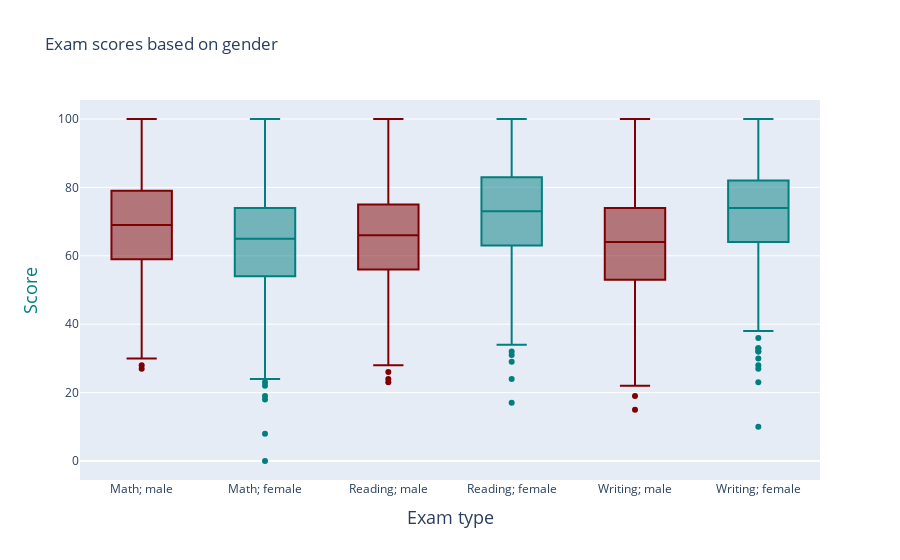

Notebook code cell kept with this figure:
### Code cell
# Create a variable to hold the values to be ploted
to_plot = []
# This contains main dataset indexing and plot dataset creation in a single line
to_plot.append(Box( y=male['math score'], name="Math; male", showlegend=False, marker_color = '#7f0000' ) )
to_plot.append(Box( y=female['math score'], name="Math; female", showlegend=False, marker_color = '#007f7f' ) )
to_plot.append(Box( y=male['reading score'], name="Reading; male", showlegend=False, marker_color = '#7f0000' ) )
to_plot.append(Box( y=female['reading score'], name="Reading; female", showlegend=False, marker_color = '#007f7f' ) )
to_plot.append(Box( y=male['writing score'], name="Writing; male", showlegend=False, marker_color = '#7f0000' ) )
to_plot.append(Box( y=female['writing score'], name="Writing; female", showlegend=False, marker_color = '#007f7f' ) )

# Layout, descriptions of the plot's style

layout = Layout(
    title="Exam scores based on gender",
    xaxis=dict(
        title="Exam type",
        titlefont=dict(
            size=18,
            #color='#7f0000'
        )
    ),
    yaxis=dict(
        title="Score",
        titlefont=dict(
            size=18,
            color='#007f7f'
        )
    ),
)

plotly.offline.iplot({
    "data": to_plot,
    "layout": layout
})

### Figure 1 — Plotly figure (JSON) as saved in the notebook; plotly's stock layout.template omitted (floating-point values rounded to 4 significant figures; data arrays with more than 128 entries replaced by an {"elided": "..."} marker saying what was removed)
{"data": [{"marker": {"color": "#7f0000"}, "name": "Math; male", "showlegend": false, "type": "box", "y": {"elided": "482 int values"}}, {"marker": {"color": "#007f7f"}, "name": "Math; female", "showlegend": false, "type": "box", "y": {"elided": "518 int values"}}, {"marker": {"color": "#7f0000"}, "name": "Reading; male", "showlegend": false, "type": "box", "y": {"elided": "482 int values"}}, {"marker": {"color": "#007f7f"}, "name": "Reading; female", "showlegend": false, "type": "box", "y": {"elided": "518 int values"}}, {"marker": {"color": "#7f0000"}, "name": "Writing; male", "showlegend": false, "type": "box", "y": {"elided": "482 int values"}}, {"marker": {"color": "#007f7f"}, "name": "Writing; female", "showlegend": false, "type": "box", "y": {"elided": "518 int values"}}], "layout": {"title": {"text": "Exam scores based on gender"}, "xaxis": {"title": {"font": {"size": 18}, "text": "Exam type"}}, "yaxis": {"title": {"font": {"color": "#007f7f", "size": 18}, "text": "Score"}}}}
